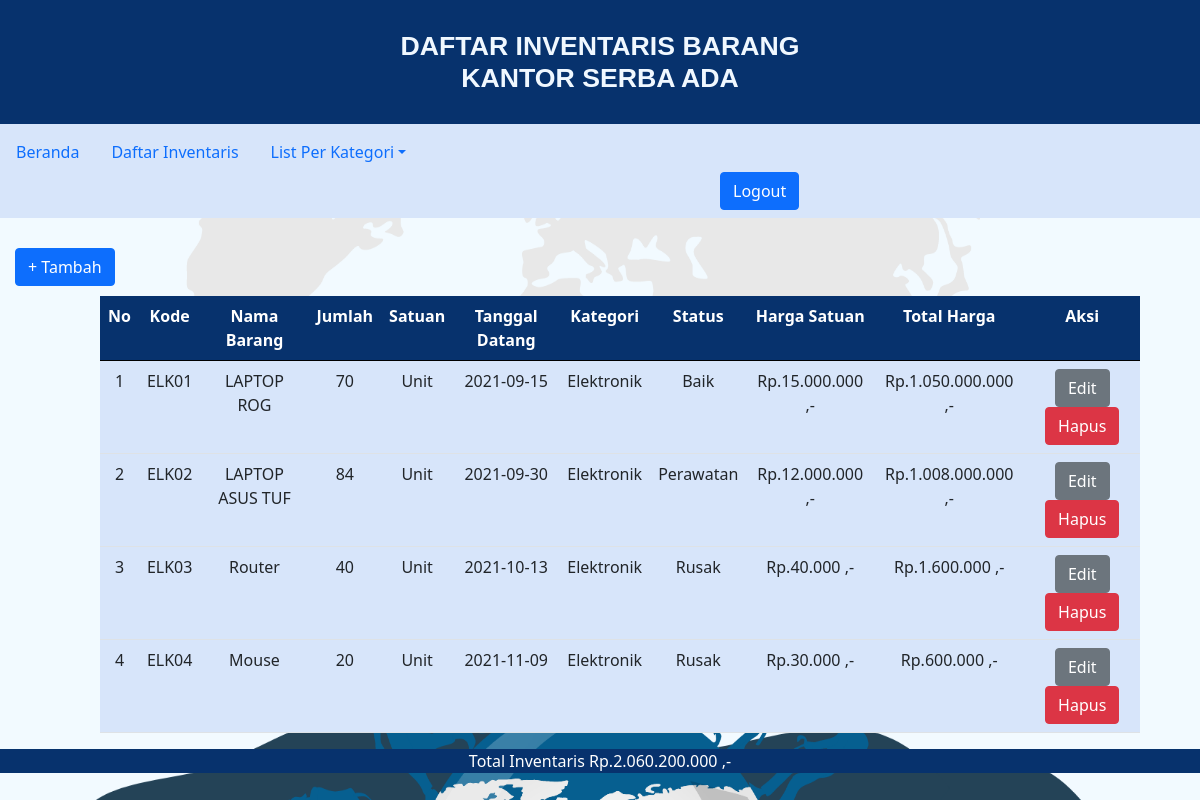
Screenshot of /kategorielektronik.php (signed in) with the database file from the repository.
### tables this page shows
CREATE TABLE `inventaris` (
  `kode_barang` varchar(10) NOT NULL,
  `nama_barang` varchar(30) NOT NULL,
  `jumlah` int(11) NOT NULL,
  `satuan` varchar(15) NOT NULL,
  `tgl_datang` date NOT NULL,
  `kategori` varchar(20) NOT NULL,
  `status_barang` varchar(20) NOT NULL,
  `harga` int(20) NOT NULL
);

### kategorielektronik.php (the view, shortened to what this page needs)
<!DOCTYPE html>
<html lang="en">
  <head>
    <link rel="stylesheet" href="assets/css/styledata.css" />
    <link href="https://cdn.jsdelivr.net/npm/bootstrap@5.1.3/dist/css/bootstrap.min.css" rel="stylesheet" />
  </head>
  <body class="bodyumum">
    <h1 class="tx-judul"> DAFTAR INVENTARIS BARANG <br> KANTOR SERBA ADA</h1>
    <nav class="navbar-expand-lg navbar-light">
    <div class="utama">
      <ul class="navbar nav justify-content-start">
        <li ><a  class="nav-link" aria-current="page" href="admin.php">Beranda</a></li>
        <li ><a  class="nav-link" href="datainventaris.php">Daftar Inventaris</a></li>
        <li class="nav-item dropdown">
            <a class="nav-link dropdown-toggle" data-bs-toggle="dropdown" href="#" role="button" aria-expanded="false">List Per Kategori</a>
        </li>
        <span  class="d-flex ">
            <a  href="logout.php">
              <button type="button"  class="btn btn-primary" id="logout">Logout</button>
            </a>
          </span>
      </ul>
    </div>
    </nav>
    <div class="btn-tambah">
        <a href="tambah.php">
        <button type="button" id="tomboltambah" class="btn btn-primary" >+  Tambah</button>
        </a>
    </div>
    <div class="tb-isi">
        <table class="table" >
          <tr class="tb-atas">
            <th>No</th>
            <th>Kode</th>
            <th>Nama Barang</th>
            <th>Jumlah</th>
            <th>Satuan</th>
            <th>Tanggal Datang</th>
            <th>Kategori</th>
            <th>Status</th>
            <th>Harga Satuan</th>
            <th>Total Harga</th>
            <th>Aksi</th>
          </tr>
        <?php
        include 'config.php';
        $query = mysqli_query ($connection, "SELECT * from inventaris WHERE kategori='elektronik'");
        $s=1;
        $totalharga2=0;
        while ($data=mysqli_fetch_array($query))
        {?>
            <tr>
                <td> <?php echo $s++?></td>
                <td> <?php echo $data['kode_barang'];?></td>
                <td> <?php echo $data['nama_barang'];?></td>
                <td> <?php echo $data['jumlah'];?></td>
                <td> <?php echo $data['satuan'];?></td>
                <td> <?php echo $data['tgl_datang'];?></td>
                <td> <?php echo $data['kategori'];?></td>
                <td> <?php echo $data['status_barang'];?></td>
                <?php $hargatotal=$data['harga']*$data['jumlah'];?>
                <?php
                $totalharga1=$hargatotal+$totalharga2;
                $totalharga2=$totalharga1;
                ?>
                <?php $harga=number_format($data['harga'],0,",",".")?>
                <?php $hargatotal=number_format($hargatotal,0,",",".")?>
                <td>
                  <?php echo "Rp."; echo $harga; echo " ,-"?>
                </td>
                <td>
                  <?php echo "Rp."; echo $hargatotal; echo " ,-"?>
                </td>
              <td>
                <a href="edit.php?kode_barang=<?php echo $data['kode_barang']; ?>">
                    <button type="button" id="tombolhapus" class="btn btn-secondary" >Edit</button>
                </a>
                <a href="hapus.php?kode_barang=<?php echo $data['kode_barang']; ?>">
                    <button type="button" id="tombolhapus" class="btn btn-danger" >Hapus</button>
                </a>
              </td>
            </tr>
            <?php
        }
        ?>
    </table>
    </div>
    <center>
    <div >
      <p class="totalinventaris">Total Inventaris
        <?php $totalharga2=number_format($totalharga2,0,",",".");
        echo "Rp."; echo $totalharga2; echo " ,-"
        ?></p>
    </div>
    </center>
  </body>
</html>

### assets/css/styledata.css (style rules this page uses)
.bodyumum { margin-top: 0px; margin-bottom: 0px; margin-left: 0px; margin-right: 0px; }
.tx-judul { text-align: center; color: aliceblue; font-size: 20pt; background-color: #07326d; padding-top: 30px; padding-bottom: 30px; font-family: Arial, Helvetica, sans-serif; font-weight: bold; margin-bottom: 0px; margin-left: 0px; margin-top: 0px; }
.utama { background-color: #d7e5fa; margin-top: 0; margin-left: 0; margin-right: 0; }
.d-flex { margin-left: 60%; }
.nav-link { margin-top: 0; margin-bottom: 0; margin-left: 0; margin-right: 0; padding-right: 0px; }
.btn-tambah { margin-top: 30px; margin-bottom: 10px; margin-left: 15px; }
.tb-atas { background-color: #07326d; border: 2px #000; border-style: 5px solid #000; color: #fff; text-align: center; }
.tb-isi, table, tr, td { border: 2px #000; border-style: 5px solid #000; background-color: #d7e5fa; text-align: center; }
.tb-isi { margin-left: 100px; margin-right: 60px; }
.totalinventaris { text-align: center; font-size: 18; color: #fff; background-color: #07326d; }

### kategorielektronik.php (style rules this page uses)
body { background-image: url("assets/img/bg-awal.png"); background-repeat: no-repeat; background-attachment: fixed; background-size: 100% 100%; }

### rows the page displays
inventaris: kode_barang "ELK01", nama_barang "LAPTOP ROG", jumlah "70", satuan "Unit", tgl_datang "2021-09-15", kategori "Elektronik", status_barang "Baik", harga "15.000.000", hargatotal "1.050.000.000"
inventaris: kode_barang "ELK02", nama_barang "LAPTOP ASUS TUF", jumlah "84", satuan "Unit", tgl_datang "2021-09-30", kategori "Elektronik", status_barang "Perawatan", harga "12.000.000", hargatotal "1.008.000.000"
inventaris: kode_barang "ELK03", nama_barang "Router", jumlah "40", satuan "Unit", tgl_datang "2021-10-13", kategori "Elektronik", status_barang "Rusak", harga "40.000", hargatotal "1.600.000"
inventaris: kode_barang "ELK04", nama_barang "Mouse", jumlah "20", satuan "Unit", tgl_datang "2021-11-09", kategori "Elektronik", status_barang "Rusak", harga "30.000", hargatotal "600.000"

### other values shown
$totalharga2 "2.060.200.000"
